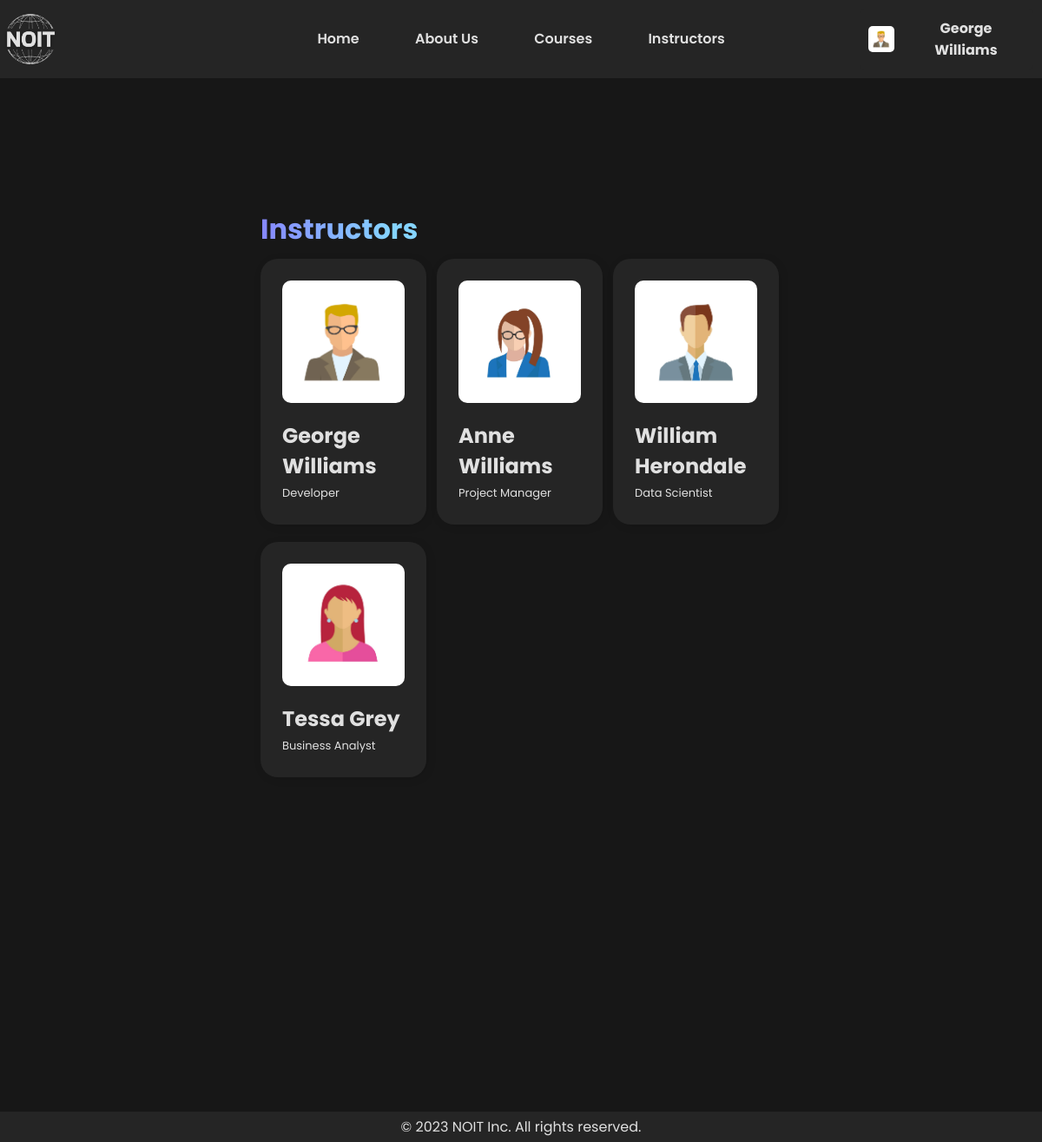
Screenshot of /instructors.php (signed in) with the database file from the repository.
### tables this page shows
CREATE TABLE `user` (
  `Id` int(11) NOT NULL,
  `Role` enum('Provider','Instructor','Student') NOT NULL,
  `Name` varchar(255) NOT NULL,
  `Email` varchar(255) NOT NULL,
  `Password` varchar(255) NOT NULL,
  `ProfilePicture` varchar(255) NOT NULL
);

CREATE TABLE `instructor` (
  `InstructorId` int(11) NOT NULL,
  `Company` varchar(64) NOT NULL,
  `Profession` varchar(64) NOT NULL,
  `DateHired` date NOT NULL DEFAULT current_timestamp()
);

### inc/functions.inc.php (the view, shortened to what this page needs)
<?php
    function instructor($instructor)
    {
        $instructorName = $instructor['Name'];
        $instructorProfession = $instructor['Profession'];
        $instructorPic = $instructor['ProfilePicture'];
        echo "
                <div class=\"card instructor three\">
                    <img src=\"uploads/$instructorPic\" alt=\"\" class=\"profile-pic\">
                    <div>
                        <h2>$instructorName</h2>
                        <p><small>$instructorProfession</small></p>
                    </div>
                </div>
        ";
    }
?>

### instructors.php (shortened to what this page needs)
<?php
    include("inc/connection.inc.php");
    include("inc/functions.inc.php");
?>
<!DOCTYPE html>
<html lang="en">
<head>
    <link rel="stylesheet" href="css/style.css">
</head>
<body>
    <?php include("inc/header.inc.php"); ?>
    <main>
        <div class="card-main">
            <h1 class="title">Instructors</h1>
            <?php
                $instructors = $con->prepare(
                    "SELECT *
                     FROM Instructor
                     JOIN User ON InstructorId = User.Id");
                $instructors->execute();
                if ($instructors->rowCount() > 0)
                {
                    echo "<div class=\"short\">";
                    while ($instructor = $instructors->fetch(PDO::FETCH_ASSOC))
                    {
                        instructor($instructor);
                    }
                    echo "</div>";
                }
                else
                {
                    sorry("We couldn't find any instructors yet.", $gap=false);
                }
            ?>
        </div>
    </main>
<?php include("inc/footer.inc.php") ?>
</body>
</html>

### inc/header.inc.php (shortened to what this page needs)
<?php
    if (isset($_SESSION['userId']))
    {
        $userId = $_SESSION['userId'];
        $user = $con->prepare(
            "SELECT *
                FROM User
                WHERE Id = ?"
        );
        $user->execute([$userId]);
        $user = $user->fetch(PDO::FETCH_ASSOC);
    }
    else {
        $userId = '';
    }
?>
<header>
    <div class="nav">
        <div class="logo">
            <a href="home.php">
                <img src="static/logo/NOIT-logo.png" alt="NOIT Logo">
            </a>
        </div>
        <div class="mid-links">
            <a href="home.php">Home</a>
            <a href="about.php">About Us</a>
            <a href="courses.php">Courses</a>
            <a href="instructors.php">Instructors</a>
        </div>
        <?php
            if ($userId == '')
            {
        ?>
                <div class="right-links">
                    <a href="login.php">
                        <button class="button submit">Login</button>
                    </a>
                    <a href="home.php#joinUs">
                        <button class="button submit">Register</button>
                    </a>
                </div>
        <?php
            }
            else if ($userId != '')
            {
        ?>
                <div class="profile-box">
                    <div class="profile-dropdown">
                        <button class="button dropdown">
                            <img src="uploads/<?= $user['ProfilePicture']; ?>" alt="" class="profile-pic">
                            <?php
                                if(isset($provider))
                                { echo "<h4>{$provider['Company']}</h4>"; }
                                else
                                { echo "<h4>{$user['Name']}</h4>"; }
                            ?>
                        </button>
                    </div>
                </div>
        <?php
            }
        ?>
    </div>
</header>

### css/style.css (style rules this page uses)
* { padding: 0; margin: 0; box-sizing: border-box; font-family: 'Poppins', sans-serif; }
a { color: #8686ff; text-decoration: none; transition: all .3s; }
p { color: #e0e0e0 }
body { background-color: #171717; color: #e0e0e0; }
small { font-weight: normal; font-size: small; }
.card { background-color: #252525; display: flex; flex-direction: column; padding: 25px 25px; border-radius: 20px; box-shadow: 2px, 2px, 13px, -4px rgba(0, 0, 0, 0.21); -webkit-box-shadow: 2px 2px 13px -4px rgba(0, 0, 0, 0.21); }
.button { font-weight: 600; font-size: 16px; height: 40px; padding: 0px 10px; cursor: pointer; transition: all .3s; color: rgb(134, 134, 255); background-color: #252525; border: 2px solid rgb(134, 134, 255); border-radius: 5px; }
.nav { background: #252525; display: flex; flex-direction: row; justify-content: space-between; padding: 10px 0; line-height: 70px; z-index: 100; }
.logo { width: 25%; }
.logo img { float: left; position: absolute; width: 70px; height: 70px; }
.mid-links { text-align: center; }
.mid-links a { line-height: 10px; color: #e0e0e0; font-weight: 600; padding: 0 30px; text-decoration: none; transition: all .3s; text-align: center; }
.profile-box { width: 25%; display: flex; align-items: center; padding-right: 10px; }
.profile-dropdown { display: flex; width: 200px; margin-left: auto; }
.profile-dropdown .profile-pic { width: 30px; height: 30px; border-radius: 5px; object-fit: cover; }
.dropdown { height: auto; width: 100%; margin-top: 0; padding: 10px 10px; cursor: default; transition: all .3s; color: #e0e0e0; background-color: #252525; border: 0; border-radius: 0px; display: flex; align-items: center; gap: 15px; border-radius: 5px; }
main { display: flex; align-items: center; justify-content: center; }
.card-main { margin-bottom: 100px; display: flex; flex-direction: column; width: 50%; overflow-wrap: break-word; }
.card-main .short { display: flex; flex-direction: row; flex-wrap: wrap; justify-content: flex-start; margin-top: 10px; margin-bottom: 300px; }
.short .card { margin-bottom: 20px; width: 100%; }
.short .three { width: calc(100%/3 - 1.5%); }
.short .three:not(:nth-child(3n)) { margin-right: 2%; }
.title { padding-top: 150px; background: linear-gradient(90deg, rgba(134,135,255,1) 0%, rgba(133,212,255,1) 25%); background-clip: text; -webkit-background-clip: text; -webkit-text-fill-color: transparent; }
.instructor { gap: 20px; }
.instructor .profile-pic { aspect-ratio: 1; width: 100%; border-radius: 10px; object-fit: cover; }

### rows the page displays
user: ProfilePicture (picture), Name "George Williams"
instructor: InstructorId.ProfilePicture (picture), InstructorId.Name "George Williams", Profession "Developer"
instructor: InstructorId.ProfilePicture (picture), InstructorId.Name "Anne Williams", Profession "Project Manager"
instructor: InstructorId.ProfilePicture (picture), InstructorId.Name "William Herondale", Profession "Data Scientist"
instructor: InstructorId.ProfilePicture (picture), InstructorId.Name "Tessa Grey", Profession "Business Analyst"
